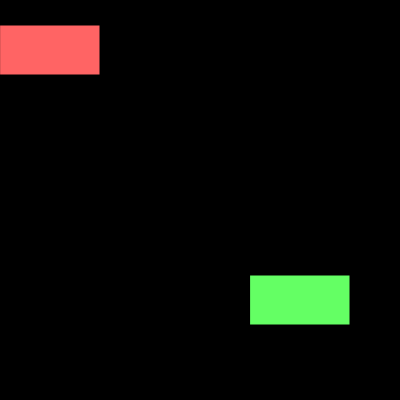
Frame 1 (no input)
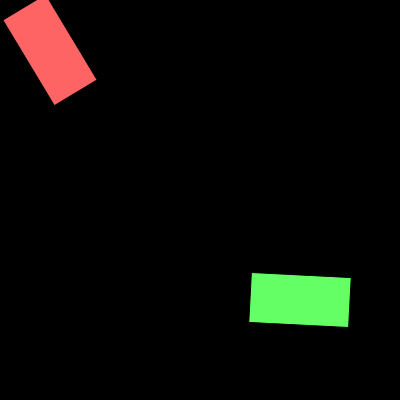
Frame 60 (no input)
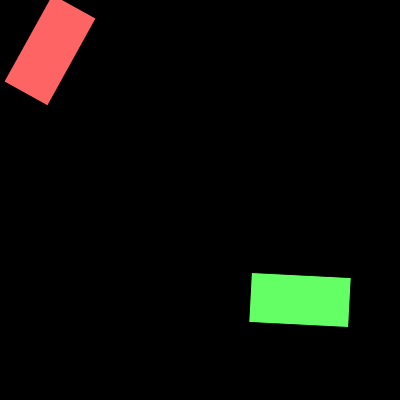
Frame 120 (the mouse pressed at the canvas centre since frame 60)

The p5.js sketch that drew these frames (run headless with seeded random() and noise() and a simulated clock; from frame 60 on, the mouse is pressed at the canvas centre):

// p5.js sketch
// ── sketch.js
let angle = 0;


function setup() {
	createCanvas(400, 400);
    angleMode(DEGREES);
    rectMode(CENTER);
    frameRate(30);
}

function draw() {
    background(0);
    
    push();
    translate(50, 50)
    rotate(angle);
    fill(255, 100, 100);
    rect(0, 0, 100, 50);
    pop();
    
    
    translate(300, 300);
    rotate(-angle * 3);
    fill(100, 255, 100);
    rect(0, 0, 100, 50);
  
    angle = angle + 1;

}
